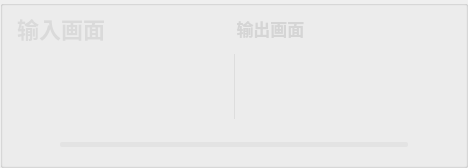
          <widget class="QGroupBox" name="rightgroupBox">
           <property name="styleSheet">
            <string notr="true">#rightgroupBox{
border: 0px solid #42adff;
border-left: 1px solid rgba(200, 200, 200,100);
border-right: 0px solid rgba(29, 83, 185, 255);
border-radius:0px;}</string>
           </property>
           <property name="title">
            <string/>
           </property>
           <layout class="QVBoxLayout" name="verticalLayout_4" stretch="0,1,0">
            <property name="topMargin">
             <number>0</number>
            </property>
            <property name="bottomMargin">
             <number>0</number>
            </property>
            <item>
             <widget class="QGroupBox" name="groupBox_3">
              <property name="minimumSize">
               <size>
                <width>0</width>
                <height>42</height>
               </size>
              </property>
              <property name="maximumSize">
               <size>
                <width>16777215</width>
                <height>42</height>
               </size>
              </property>
              <property name="styleSheet">
               <string notr="true">#groupBox_3{
border: 0px solid #42adff;
border-radius:0px;}</string>
              </property>
              <property name="title">
               <string/>
              </property>
              <layout class="QHBoxLayout" name="horizontalLayout_6">
               <property name="leftMargin">
                <number>0</number>
               </property>
               <property name="topMargin">
                <number>0</number>
               </property>
               <property name="rightMargin">
                <number>0</number>
               </property>
               <property name="bottomMargin">
                <number>0</number>
               </property>
               <item>
                <widget class="QLabel" name="label_6">
                 <property name="minimumSize">
                  <size>
                   <width>0</width>
                   <height>0</height>
                  </size>
                 </property>
                 <property name="maximumSize">
                  <size>
                   <width>16777215</width>
                   <height>40</height>
                  </size>
                 </property>
                 <property name="styleSheet">
                  <string notr="true">QLabel
{
	font-size: 22px;
	font-family: &quot;Microsoft YaHei&quot;;
	font-weight: bold;
 		border-radius:9px;
		background:rgba(66, 195, 255, 0);
color: rgb(218, 218, 218);
}
</string>
                 </property>
                 <property name="text">
                  <string>输入画面</string>
                 </property>
                </widget>
               </item>
               <item>
                <widget class="QLabel" name="label_28">
                 <property name="enabled">
                  <bool>true</bool>
                 </property>
                 <property name="minimumSize">
                  <size>
                   <width>0</width>
                   <height>0</height>
                  </size>
                 </property>
                 <property name="maximumSize">
                  <size>
                   <width>16777215</width>
                   <height>40</height>
                  </size>
                 </property>
                 <property name="font">
                  <font>
                   <family>DejaVu Sans Mono</family>
                   <pointsize>-1</pointsize>
                   <weight>50</weight>
                   <bold>false</bold>
                  </font>
                 </property>
                 <property name="styleSheet">
                  <string notr="true">QLabel{
	font-family: &quot;DejaVu Sans Mono&quot;;
	font-size: 15px;
	color: #e1e1e1;}</string>
                 </property>
                 <property name="text">
                  <string/>
                 </property>
                </widget>
               </item>
               <item>
                <spacer name="horizontalSpacer_2">
                 <property name="orientation">
                  <enum>Qt::Horizontal</enum>
                 </property>
                 <property name="sizeHint" stdset="0">
                  <size>
                   <width>40</width>
                   <height>20</height>
                  </size>
                 </property>
                </spacer>
               </item>
               <item>
                <widget class="QLabel" name="label_12">
                 <property name="palette">
                  <palette>
                   <active>
                    <colorrole role="WindowText">
                     <brush brushstyle="SolidPattern">
                      <color alpha="255">
                       <red>213</red>
                       <green>213</green>
                       <blue>213</blue>
                      </color>
                     </brush>
                    </colorrole>
                   </active>
                   <inactive>
                    <colorrole role="WindowText">
                     <brush brushstyle="SolidPattern">
                      <color alpha="255">
                       <red>213</red>
                       <green>213</green>
                       <blue>213</blue>
                      </color>
                     </brush>
                    </colorrole>
                   </inactive>
                   <disabled>
                    <colorrole role="WindowText">
                     <brush brushstyle="SolidPattern">
                      <color alpha="255">
                       <red>120</red>
                       <green>120</green>
                       <blue>120</blue>
                      </color>
                     </brush>
                    </colorrole>
                   </disabled>
                  </palette>
                 </property>
                 <property name="font">
                  <font>
                   <family>Microsoft YaHei</family>
                   <pointsize>13</pointsize>
                   <weight>75</weight>
                   <bold>true</bold>
                  </font>
                 </property>
                 <property name="text">
                  <string>                输出画面</string>
                 </property>
                </widget>
               </item>
               <item>
                <spacer name="horizontalSpacer_14">
                 <property name="orientation">
                  <enum>Qt::Horizontal</enum>
                 </property>
                 <property name="sizeHint" stdset="0">
                  <size>
                   <width>40</width>
                   <height>20</height>
                  </size>
                 </property>
                </spacer>
               </item>
               <item>
                <widget class="QLabel" name="fps_label">
                 <property name="minimumSize">
                  <size>
                   <width>100</width>
                   <height>40</height>
                  </size>
                 </property>
                 <property name="maximumSize">
                  <size>
                   <width>100</width>
                   <height>40</height>
                  </size>
                 </property>
                 <property name="styleSheet">
                  <string notr="true">QLabel
{
	font-size: 20px;
	font-family: &quot;Microsoft YaHei&quot;;
	font-weight: bold;
 		border-radius:9px;
		background:rgba(66, 195, 255, 0);
color: rgb(218, 218, 218);
}
</string>
                 </property>
                 <property name="text">
                  <string/>
                 </property>
                 <property name="alignment">
                  <set>Qt::AlignCenter</set>
                 </property>
                </widget>
               </item>
              </layout>
             </widget>
            </item>
            <item>
             <widget class="QSplitter" name="splitter">
              <property name="enabled">
               <bool>true</bool>
              </property>
              <property name="styleSheet">
               <string notr="true">#splitter::handle{background: 1px solid  rgba(200, 200, 200,100);}</string>
              </property>
              <property name="frameShape">
               <enum>QFrame::NoFrame</enum>
              </property>
              <property name="lineWidth">
               <number>10</number>
              </property>
              <property name="orientation">
               <enum>Qt::Horizontal</enum>
              </property>
              <property name="handleWidth">
               <number>1</number>
              </property>
              <widget class="Label_click_Mouse" name="raw_video">
               <property name="enabled">
                <bool>true</bool>
               </property>
               <property name="sizePolicy">
                <sizepolicy hsizetype="Ignored" vsizetype="Ignored">
                 <horstretch>0</horstretch>
                 <verstretch>0</verstretch>
                </sizepolicy>
               </property>
               <property name="minimumSize">
                <size>
                 <width>200</width>
                 <height>0</height>
                </size>
               </property>
               <property name="font">
                <font>
                 <family>微软雅黑</family>
                 <pointsize>36</pointsize>
                </font>
               </property>
               <property name="cursor">
                <cursorShape>ArrowCursor</cursorShape>
               </property>
               <property name="styleSheet">
                <string notr="true">color: rgb(218, 218, 218);
</string>
               </property>
               <property name="text">
                <string/>
               </property>
               <property name="scaledContents">
                <bool>false</bool>
               </property>
               <property name="alignment">
                <set>Qt::AlignCenter</set>
               </property>
              </widget>
              <widget class="Label_click_Mouse" name="out_video">
               <property name="enabled">
                <bool>true</bool>
               </property>
               <property name="sizePolicy">
                <sizepolicy hsizetype="Ignored" vsizetype="Ignored">
                 <horstretch>0</horstretch>
                 <verstretch>0</verstretch>
                </sizepolicy>
               </property>
               <property name="minimumSize">
                <size>
                 <width>200</width>
                 <height>0</height>
                </size>
               </property>
               <property name="font">
                <font>
                 <family>微软雅黑</family>
                 <pointsize>36</pointsize>
                </font>
               </property>
               <property name="cursor">
                <cursorShape>ArrowCursor</cursorShape>
               </property>
               <property name="styleSheet">
                <string notr="true">color: rgb(218, 218, 218);
</string>
               </property>
               <property name="text">
                <string/>
               </property>
               <property name="scaledContents">
                <bool>false</bool>
               </property>
               <property name="alignment">
                <set>Qt::AlignCenter</set>
               </property>
              </widget>
             </widget>
            </item>
            <item>
             <layout class="QHBoxLayout" name="horizontalLayout_12">
              <property name="rightMargin">
               <number>0</number>
              </property>
              <item>
               <widget class="QPushButton" name="runButton">
                <property name="minimumSize">
                 <size>
                  <width>40</width>
                  <height>40</height>
                 </size>
                </property>
                <property name="styleSheet">
                 <string notr="true">QPushButton {
border-style: solid;
border-width: 0px;
border-radius: 0px;
background-color: rgba(223, 223, 223, 0);
}
QPushButton::focus{outline: none;}
QPushButton::hover {
border-style: solid;
border-width: 0px;
border-radius: 0px;
background-color: rgba(223, 223, 223, 150);}</string>
                </property>
                <property name="text">
                 <string/>
                </property>
                <property name="icon">
                 <iconset resource="../apprcc.qrc">
                  <normaloff>:/img/icon/运行.png</normaloff>
                  <normalon>:/img/icon/暂停.png</normalon>
                  <disabledoff>:/img/icon/运行.png</disabledoff>
                  <disabledon>:/img/icon/暂停.png</disabledon>
                  <activeoff>:/img/icon/运行.png</activeoff>
                  <activeon>:/img/icon/暂停.png</activeon>
                  <selectedoff>:/img/icon/运行.png</selectedoff>
                  <selectedon>:/img/icon/暂停.png</selectedon>:/img/icon/运行.png</iconset>
                </property>
                <property name="iconSize">
                 <size>
                  <width>30</width>
                  <height>30</height>
                 </size>
                </property>
                <property name="checkable">
                 <bool>true</bool>
                </property>
               </widget>
              </item>
              <item>
               <widget class="QProgressBar" name="progressBar">
                <property name="maximumSize">
                 <size>
                  <width>16777215</width>
                  <height>5</height>
                 </size>
                </property>
                <property name="styleSheet">
                 <string notr="true">QProgressBar{ color: rgb(255, 255, 255); font:12pt; border-radius:2px; text-align:center; border:none; background-color: rgba(215, 215, 215,100);} 
QProgressBar:chunk{ border-radius:0px; background: rgba(55, 55, 55, 200);}</string>
                </property>
                <property name="maximum">
                 <number>1000</number>
                </property>
                <property name="value">
                 <number>0</number>
                </property>
                <property name="textVisible">
                 <bool>false</bool>
                </property>
               </widget>
              </item>
              <item>
               <widget class="QPushButton" name="stopButton">
                <property name="minimumSize">
                 <size>
                  <width>40</width>
                  <height>40</height>
                 </size>
                </property>
                <property name="styleSheet">
                 <string notr="true">QPushButton {
border-style: solid;
border-width: 0px;
border-radius: 0px;
background-color: rgba(223, 223, 223, 0);
}
QPushButton::focus{outline: none;}
QPushButton::hover {
border-style: solid;
border-width: 0px;
border-radius: 0px;
background-color: rgba(223, 223, 223, 150);}</string>
                </property>
                <property name="text">
                 <string/>
                </property>
                <property name="icon">
                 <iconset resource="../apprcc.qrc">
                  <normaloff>:/img/icon/终止.png</normaloff>:/img/icon/终止.png</iconset>
                </property>
                <property name="iconSize">
                 <size>
                  <width>30</width>
                  <height>30</height>
                 </size>
                </property>
               </widget>
              </item>
             </layout>
            </item>
           </layout>
          </widget>
